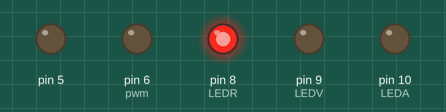
The sketch below on a simulated Arduino Uno, built with avr-gcc and run on an emulated ATmega328P. On the bench: output pins drawn as LEDs (lit = HIGH).

Above: at 0.05 s.
At 1.95 s:
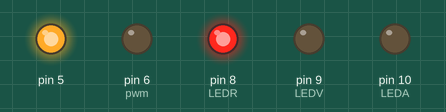
At 2.9 s:
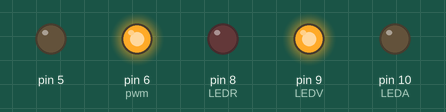
At 3.85 s:
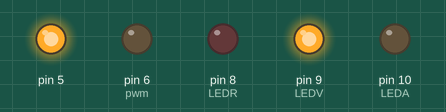
At 5.75 s:
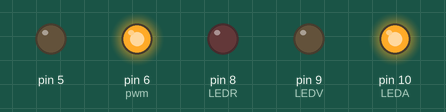
At 7.65 s:
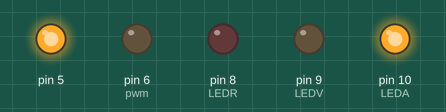
Timing chart, 0 to 10.0 s (numbered marks = the images above):
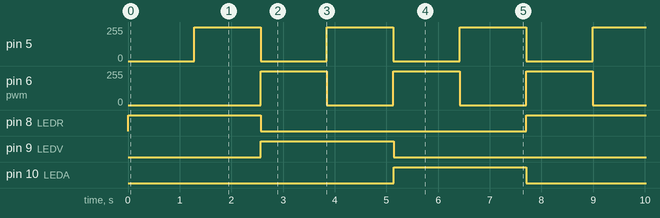

Measured:
- by itself, pin 5, pin 6 (pwm): alternates 255/255 for 1.3 s and 0/255 for 1.3 s
- by itself, pin 8 (LEDR), pin 9 (LEDV), pin 10 (LEDA): alternates HIGH for 2.6 s and LOW for 5.1 s

The sketch:

9.-LEDRGB-Arduino.ino
```cpp
/*
  AUTOR: MICROSIDE TECHNOLOGY S.A. DE C.V.
  FECHA: JUNIO 2019
*/
/**************************************************************************
  Esta práctica consiste en realizar un control PWM para el control de un LED RGB.
**************************************************************************/
int pwm = 6;                        //pin de salida PWM
int i = 0;                          //varible para que el ciclo de trabajo aumente
const int LEDR = 8;                 //Número del pin para LED
const int LEDV = 9;                 //Número del pin para LED
const int LEDA = 10;                //Número del pin para LED
int VR=0,VA=0,VV=0;                 //Declaramos las variables VR,VA,VV,CONT
void setup()
{
   pinMode (pwm, OUTPUT) ;
   pinMode (5, OUTPUT) ;
   pinMode (LEDR, OUTPUT);          //Inicializa el PIN como una salida digital
   pinMode (LEDV, OUTPUT);          //Inicializa el PIN como una salida digital
   pinMode (LEDA, OUTPUT);          //Inicializa el PIN como una salida digital
}

void loop()
{
   digitalWrite (LEDA, LOW);
   digitalWrite (LEDV, LOW);
   digitalWrite (LEDR, HIGH);

   for (VR= 255; VR>= 0; VR--)           //Ciclo para decrementar el brillo
    {
      analogWrite (pwm, VR);             //Asigna contador al ciclo de trabajo
      analogWrite (5, 255 - VR);
      delay (5);                         //Retardo
    }
   for (VR = 0; VR <= 255; VR++)          //Ciclo para incrementar el brillo
    {

      analogWrite (pwm, VR);              //Asigna contador al ciclo de trabajo
      analogWrite (5, 255 - VR);
      delay (5);                          //Retardo
     }

   digitalWrite (LEDA, LOW);
   digitalWrite (LEDV, HIGH);
   digitalWrite (LEDR, LOW);


  for (VV= 255; VV>= 0; VV--)              //Ciclo para decrementar el brillo
   {
      analogWrite (pwm, VV);              //Asigna contador al ciclo de trabajo
      analogWrite (5, 255 - VV);
      delay (5);                          //Retardo
   }
  for (VV = 0; VV <= 255; VV++)            //Ciclo para incrementar el brillo
   {

      analogWrite (pwm, VV);               //Asigna contador al ciclo de trabajo
      analogWrite (5, 255 - VV);
      delay (5);                           //Retardo
   }

   digitalWrite (LEDA, HIGH);
   digitalWrite (LEDV, LOW);
   digitalWrite (LEDR, LOW);

   for (VA = 255; VA>= 0; VA--)           //Ciclo para decrementar el brillo
   {
      analogWrite (pwm, VA);              //Asigna contador al  ciclo de trabajo
      analogWrite (5, 255 - VA);
      delay (5);                           //Retardo
   }

    for (VA = 0; VA <= 255; VA++)         //Ciclo para incrementar el brillo
   {
      analogWrite (pwm, VA);              //Asigna contador al ciclo de trabajo
      analogWrite (5, 255 - VA);
      delay (5);                          //Retardo
   }
}
```
